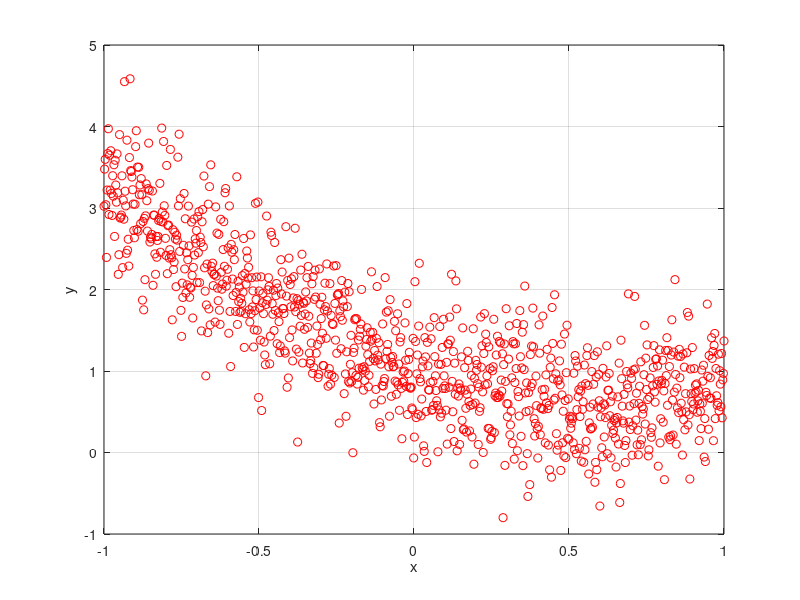
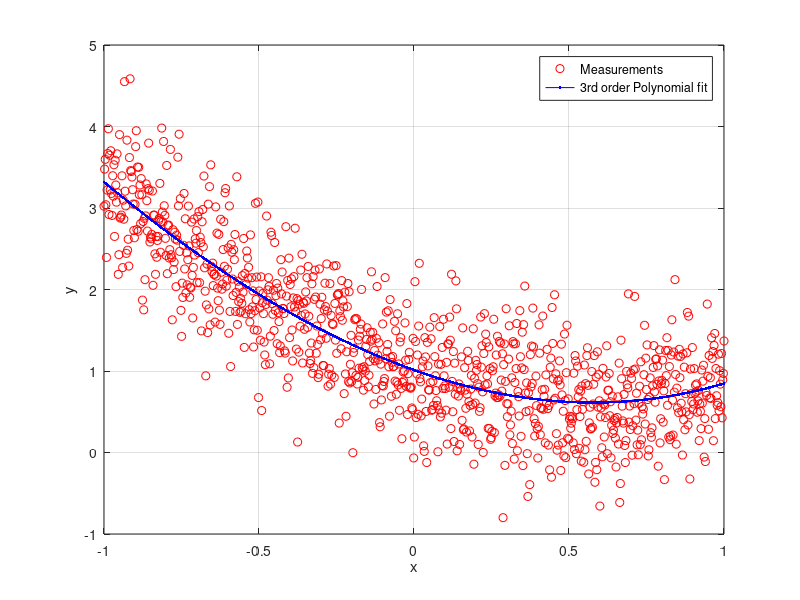
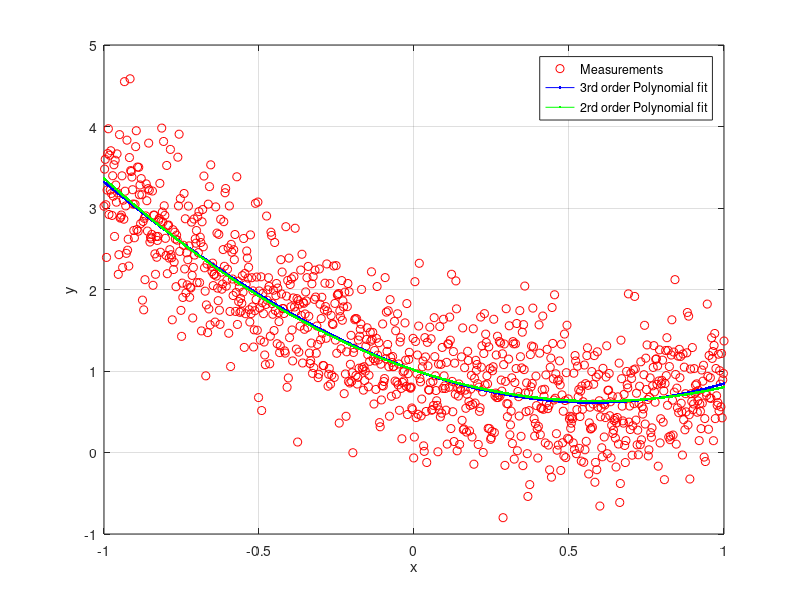

These charts were generated, in order, by the following MATLAB code:
close all
clear all

% exactly the same as E13 but now N=1000
% run script with f5

N = 1000; % number of samples
x = linspace(-1,1,N)'; % N equally spaced points between -1 and 1
% transpose to obtain a column vector of dimansion Nx1
% check with size(x)
s = 0.5; % standard deviation
y = 0.4*x.^3 +x.^2 -1.5*x +1 +s*randn(N,1); % noisy samples of polynomial realtionship

figure(1)
plot(x,y,'ro')
grid on
xlabel('x')
ylabel('y')


% question b
A = [x.^3 x.^2 x ones(N,1)]; % A is a Nx4 matrix 
size(A)
% We want to solve the system A*theta = y
theta = inv(A'*A)*A'*y % least square estimate
% theta is a 4x1 vector
yest = A*theta; % reconstructed y points using estimated coefficients

figure(2)
plot(x,y,'ro')
hold on
plot(x,yest,'b.-')
hold off
grid on
xlabel('x')
ylabel('y')
legend('Measurements','3rd order Polynomial fit')

% question c
A2 = [x.^2 x ones(N,1)]; % A2 is now a Nx3 matrix 
theta2 = inv(A2'*A2)*A2'*y % least square estimate
% theta is now a 3x1 vector
yest2 = A2*theta2; % reconstructed y points using 2order fit

figure(3)
plot(x,y,'ro')
hold on
plot(x,yest,'b.-')
plot(x,yest2,'g.-')
hold off
grid on
xlabel('x')
ylabel('y')
legend('Measurements','3rd order Polynomial fit','2rd order Polynomial fit')



